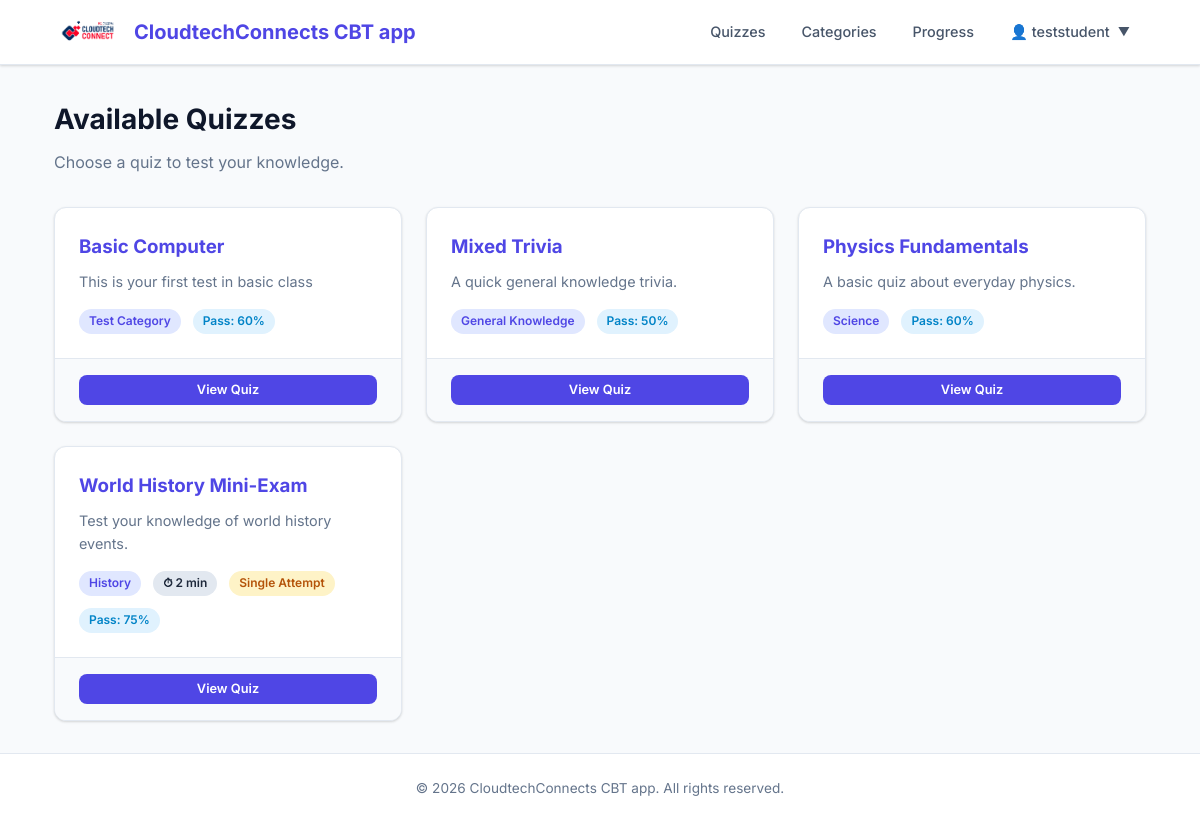
Screenshot of / (signed in) with the database file from the repository.
### apps/quiz/models.py (models this page shows, shortened)
class Quiz(models.Model):
    title = models.CharField(max_length=60, verbose_name='Title')
    description = models.TextField(
        blank=True,
        help_text='A description of the quiz.',
    )
    url = models.SlugField(
        max_length=60,
        unique=True,
        help_text='A user-friendly URL slug.',
        verbose_name='URL',
    )
    category = models.ForeignKey(
        Category,
        on_delete=models.SET_NULL,
        null=True,
        blank=True,
        related_name='quizzes',
    )
    image = models.ImageField(
        upload_to='quiz_images/',
        blank=True,
        null=True,
        help_text='An optional image for the quiz.',
    )
    random_order = models.BooleanField(
        default=False,
        verbose_name='Random Order',
        help_text='Display the questions in a random order each time?',
    )
    max_questions = models.PositiveIntegerField(
        blank=True,
        null=True,
        verbose_name='Max Questions',
        help_text='Number of questions to show (random subset). '
                  'Leave blank to show all.',
    )
    time_limit = models.PositiveIntegerField(
        blank=True,
        null=True,
        verbose_name='Time Limit (minutes)',
        help_text='Time limit for the quiz in minutes. Leave blank for no limit.',
    )
    answers_at_end = models.BooleanField(
        default=False,
        verbose_name='Answers at End',
        help_text='Show correct answers only after quiz completion?',
    )
    hide_results = models.BooleanField(
        default=False,
        verbose_name='Hide Results',
        help_text='If yes, the user will not see their score or marked answers upon completion. '
                  'Useful for standard exams where results are released later.',
    )
    exam_paper = models.BooleanField(
        default=False,
        verbose_name='Exam Paper',
        help_text='If yes, the result of each attempt is stored. '
                  'Necessary for marking.',
    )
    single_attempt = models.BooleanField(
        default=False,
        verbose_name='Single Attempt',
        help_text='If yes, only one attempt per user is allowed.',
    )
    pass_mark = models.SmallIntegerField(
        default=0,
        verbose_name='Pass Mark (%)',
        help_text='Percentage required to pass. 0 means no pass mark.',
        validators=[MinValueValidator(0), MaxValueValidator(100)],
    )
    success_text = models.TextField(
        blank=True,
        verbose_name='Success Text',
        help_text='Displayed if the user passes.',
    )
    fail_text = models.TextField(
        blank=True,
        verbose_name='Fail Text',
        help_text='Displayed if the user fails.',
    )
    draft = models.BooleanField(
        default=False,
        verbose_name='Draft',
        help_text='If yes, the quiz is not publicly visible.',
    )
    featured = models.BooleanField(
        default=False,
        verbose_name='Featured',
        help_text='If yes, this quiz will be the ONLY one visible to students.',
    )
    class Meta:
        verbose_name = 'Quiz'
        verbose_name_plural = 'Quizzes'
        ordering = ['title']
        permissions = (
            ('view_sittings', 'Can see completed exams.'),
        )

class Category(models.Model):
    name = models.CharField(max_length=250, unique=True)
    description = models.TextField(blank=True)
    class Meta:
        verbose_name = 'Category'
        verbose_name_plural = 'Categories'
        ordering = ['name']

### apps/quiz/views.py (the view)
# urls.py: path('', views.quiz_list_view, name='quiz_list'),
def quiz_list_view(request):
    quizzes = Quiz.objects.filter(draft=False).select_related('category')
    featured_quiz = Quiz.objects.filter(featured=True, draft=False).first()
    if not request.user.is_staff:
        if featured_quiz:
            quizzes = quizzes.filter(pk=featured_quiz.pk)
    return render(request, 'quiz/quiz_list.html', {
        'quizzes': quizzes,
        'featured_quiz': featured_quiz,
        'is_student': not request.user.is_staff
    })

### apps/quiz/context_processors.py (called while the page is built)
def quiz_context(request):
    featured_quiz = Quiz.objects.filter(featured=True, draft=False).first()
    return {
        'featured_quiz': featured_quiz,
        'is_student': not request.user.is_staff if request.user.is_authenticated else True
    }

### templates/quiz/quiz_list.html (shortened to what this page needs)
{% extends "base.html" %}
{% block content %}
<div class="page-header" style="display: flex; justify-content: space-between; align-items: center;">
    <div>
        <h1>Available Quizzes</h1>
        <p>Choose a quiz to test your knowledge.</p>
    </div>
</div>
{% if featured_quiz and is_student %}
    <div style="max-width: 800px; margin: 4rem auto; text-align: center; padding: 3rem; background: var(--white); border-radius: 1.5rem; box-shadow: 0 20px 25px -5px rgba(0, 0, 0, 0.1), 0 10px 10px -5px rgba(0, 0, 0, 0.04);">
        <div style="font-size: 4rem; margin-bottom: 2rem;">📝</div>
        <h1 style="font-size: 2.5rem; margin-bottom: 1rem; color: var(--gray-900);">Welcome to the Assessment</h1>
        <p style="font-size: 1.25rem; color: var(--gray-600); margin-bottom: 2.5rem; line-height: 1.6;">
            You are invited to take the <strong>{{ featured_quiz.title }}</strong>.
            Please ensure you are prepared before starting the test.
        </p>
        <div style="display: flex; justify-content: center; gap: 2rem; margin-bottom: 3rem; flex-wrap: wrap;">
            <div style="background: var(--gray-50); padding: 1.5rem; border-radius: 1rem; min-width: 150px;">
                <div style="font-size: 1.5rem; margin-bottom: 0.5rem;">⏱</div>
                <div style="font-weight: 600; color: var(--gray-900);">
                    {% if featured_quiz.time_limit %}{{ featured_quiz.time_limit }} Minutes{% else %}No Time Limit{% endif %}
                </div>
                <div style="font-size: 0.85rem; color: var(--gray-500);">Duration</div>
            </div>
            <div style="background: var(--gray-50); padding: 1.5rem; border-radius: 1rem; min-width: 150px;">
                <div style="font-size: 1.5rem; margin-bottom: 0.5rem;">🎯</div>
                <div style="font-weight: 600; color: var(--gray-900);">{{ featured_quiz.pass_mark }}%</div>
                <div style="font-size: 0.85rem; color: var(--gray-500);">Pass Mark</div>
            </div>
            <div style="background: var(--gray-50); padding: 1.5rem; border-radius: 1rem; min-width: 150px;">
                <div style="font-size: 1.5rem; margin-bottom: 0.5rem;">📋</div>
                <div style="font-weight: 600; color: var(--gray-900);">{{ featured_quiz.get_question_count }}</div>
                <div style="font-size: 0.85rem; color: var(--gray-500);">Questions</div>
            </div>
        </div>
        {% if featured_quiz.description %}
            <div style="background: #f8fafc; border-left: 4px solid var(--primary); padding: 1.5rem; border-radius: 0.5rem; text-align: left; margin-bottom: 3rem;">
                <h3 style="font-size: 1rem; margin-bottom: 0.5rem; color: var(--gray-700);">Instructions:</h3>
                <div style="color: var(--gray-600); font-size: 0.95rem; line-height: 1.5;">
                    {{ featured_quiz.description|linebreaks }}
                </div>
            </div>
        {% endif %}
        <a href="{% url 'quiz:quiz_detail' featured_quiz.url %}" class="btn btn-primary" style="font-size: 1.25rem; padding: 1rem 3rem; border-radius: 3rem; box-shadow: 0 10px 15px -3px rgba(59, 130, 246, 0.5);">
            Start Test Now →
        </a>
    </div>
{% elif quizzes %}
    <div class="grid grid-3">
        {% for quiz in quizzes %}
            <div class="card quiz-card">
                <div class="card-body">
                    <h3 style="margin-bottom: 0.5rem;">
                        <a href="{% url 'quiz:quiz_detail' quiz.url %}">{{ quiz.title }}</a>
                    </h3>
                    {% if quiz.description %}
                        <p class="text-muted" style="font-size: 0.9rem;">
                            {{ quiz.description|truncatewords:25 }}
                        </p>
                    {% endif %}
                    <div class="quiz-meta">
                        {% if quiz.category %}
                            <span class="badge badge-primary">{{ quiz.category.name }}</span>
                        {% endif %}
                        {% if quiz.time_limit %}
                            <span class="badge" style="background: var(--gray-200); color: var(--gray-800);">⏱ {{ quiz.time_limit }} min</span>
                        {% endif %}
                        {% if quiz.single_attempt %}
                            <span class="badge badge-warning">Single Attempt</span>
                        {% endif %}
                        {% if quiz.pass_mark > 0 %}
                            <span class="badge badge-info">Pass: {{ quiz.pass_mark }}%</span>
                        {% endif %}
                    </div>
                </div>
                <div class="card-footer" style="display: flex; gap: 0.5rem;">
                    <a href="{% url 'quiz:quiz_detail' quiz.url %}" class="btn btn-primary btn-sm" style="flex: 1;">
                        View Quiz
                    </a>
                </div>
            </div>
        {% endfor %}
    </div>
{% endif %}
{% endblock %}

### templates/includes/_nav.html (shortened to what this page needs)
{% load static %}
<nav class="navbar">
    <div class="container">
        <a href="{% url 'quiz:quiz_list' %}" class="navbar-brand" style="display: flex; align-items: center; gap: 0.75rem;">
            <img src="{% static 'img/logo.png' %}" alt="Logo" style="height: 40px; width: auto;">
            <span>CloudtechConnects CBT app</span>
        </a>
        <ul class="navbar-nav">
            {% if not featured_quiz or not is_student %}
                <li><a href="{% url 'quiz:quiz_list' %}">Quizzes</a></li>
                <li><a href="{% url 'quiz:category_list' %}">Categories</a></li>
            {% endif %}
            {% if user.is_authenticated %}
                {% if not featured_quiz or not is_student %}
                    <li><a href="{% url 'quiz:progress' %}">Progress</a></li>
                {% endif %}
                <li class="dropdown">
                    <a href="javascript:void(0)" class="dropdown-trigger" style="display: flex; align-items: center; gap: 0.5rem;" onclick="this.nextElementSibling.classList.toggle('show')">
                        👤 {{ user.username }} <small>▼</small>
                    </a>
                </li>
            {% else %}
                <li><a href="{% url 'accounts:login' %}">Login</a></li>
                <li><a href="{% url 'accounts:register' %}" class="btn btn-primary btn-sm">Sign Up</a></li>
            {% endif %}
        </ul>
    </div>
</nav>

### static/css/style.css (style rules this page uses)
:root { --primary: #4f46e5; --primary-hover: #4338ca; --primary-light: #e0e7ff; --secondary: #0f172a; --success: #16a34a; --success-light: #dcfce7; --danger: #dc2626; --danger-light: #fee2e2; --warning: #f59e0b; --warning-light: #fef3c7; --info: #0284c7; --info-light: #e0f2fe; --gray-50: #f8fafc; --gray-100: #f1f5f9; --gray-200: #e2e8f0; --gray-300: #cbd5e1; --gray-400: #94a3b8; --gray-500: #64748b; --gray-600: #475569; --gray-700: #334155; --gray-800: #1e293b; --gray-900: #0f172a; --white: #ffffff; --radius: 8px; --radius-lg: 12px; --shadow: 0 1px 3px rgba(0, 0, 0, 0.1), 0 1px 2px rgba(0, 0, 0, 0.06); --shadow-md: 0 4px 6px rgba(0, 0, 0, 0.07), 0 2px 4px rgba(0, 0, 0, 0.06); --shadow-lg: 0 10px 15px rgba(0, 0, 0, 0.1), 0 4px 6px rgba(0, 0, 0, 0.05); --transition: all 0.2s ease; }
*, *::before, *::after { box-sizing: border-box; margin: 0; padding: 0; }
body { font-family: "Inter", -apple-system, BlinkMacSystemFont, "Segoe UI", Roboto, sans-serif; font-size: 16px; line-height: 1.6; color: var(--gray-800); background-color: var(--gray-50); min-height: 100vh; display: flex; flex-direction: column; }
a { color: var(--primary); text-decoration: none; transition: var(--transition); }
img { max-width: 100%; height: auto; }
.container { width: 100%; max-width: 1140px; margin: 0 auto; padding: 0 1.5rem; }
.navbar { background: var(--white); border-bottom: 1px solid var(--gray-200); padding: 0.75rem 0; position: sticky; top: 0; z-index: 100; box-shadow: var(--shadow); }
.navbar .container { display: flex; align-items: center; justify-content: space-between; }
.navbar-brand { font-size: 1.25rem; font-weight: 700; color: var(--primary); display: flex; align-items: center; gap: 0.5rem; }
.navbar-nav { display: flex; align-items: center; gap: 0.25rem; list-style: none; }
.navbar-nav a { display: inline-block; padding: 0.5rem 1rem; border-radius: var(--radius); color: var(--gray-600); font-weight: 500; font-size: 0.9rem; transition: var(--transition); }
.dropdown { position: relative; display: inline-block; }
.btn { display: inline-flex; align-items: center; justify-content: center; gap: 0.5rem; padding: 0.625rem 1.25rem; font-size: 0.9rem; font-weight: 600; border-radius: var(--radius); border: none; cursor: pointer; transition: var(--transition); text-decoration: none; line-height: 1.4; }
.btn-primary { background: var(--primary); color: var(--white); }
.btn-sm { padding: 0.375rem 0.875rem; font-size: 0.8rem; }
.card { background: var(--white); border: 1px solid var(--gray-200); border-radius: var(--radius-lg); box-shadow: var(--shadow); overflow: hidden; transition: var(--transition); }
.card-body { padding: 1.5rem; }
.card-footer { padding: 1rem 1.5rem; border-top: 1px solid var(--gray-200); background: var(--gray-50); }
.grid { display: grid; gap: 1.5rem; }
.grid-3 { grid-template-columns: repeat(3, 1fr); }
.badge { display: inline-flex; align-items: center; padding: 0.25rem 0.625rem; font-size: 0.75rem; font-weight: 600; border-radius: 999px; line-height: 1.4; }
.badge-primary { background: var(--primary-light); color: var(--primary); }
.badge-warning { background: var(--warning-light); color: #b45309; }
.badge-info { background: var(--info-light); color: var(--info); }
.quiz-card { display: flex; flex-direction: column; }
.quiz-card .card-body { flex: 1; display: flex; flex-direction: column; }
.quiz-card .quiz-meta { display: flex; gap: 0.75rem; flex-wrap: wrap; margin-top: auto; padding-top: 1rem; }
.page-header { margin-bottom: 2rem; }
.page-header h1 { font-size: 1.75rem; font-weight: 700; color: var(--gray-900); margin-bottom: 0.5rem; }
.page-header p { color: var(--gray-500); font-size: 1rem; max-width: 600px; }
.text-muted { color: var(--gray-500); }

### rows the page displays
Quiz: title "Basic Computer", description "This is your first test in basic class", category.name "Test Category", pass_mark "60"
Quiz: title "Mixed Trivia", description "A quick general knowledge trivia.", category.name "General Knowledge", pass_mark "50"
Quiz: title "Physics Fundamentals", description "A basic quiz about everyday physics.", category.name "Science", pass_mark "60"
Quiz: title "World History Mini-Exam", description "Test your knowledge of world history events.", category.name "History", time_limit "2", single_attempt "Single Attempt", pass_mark "75"

### other values shown
{{ user.username }} "teststudent"
